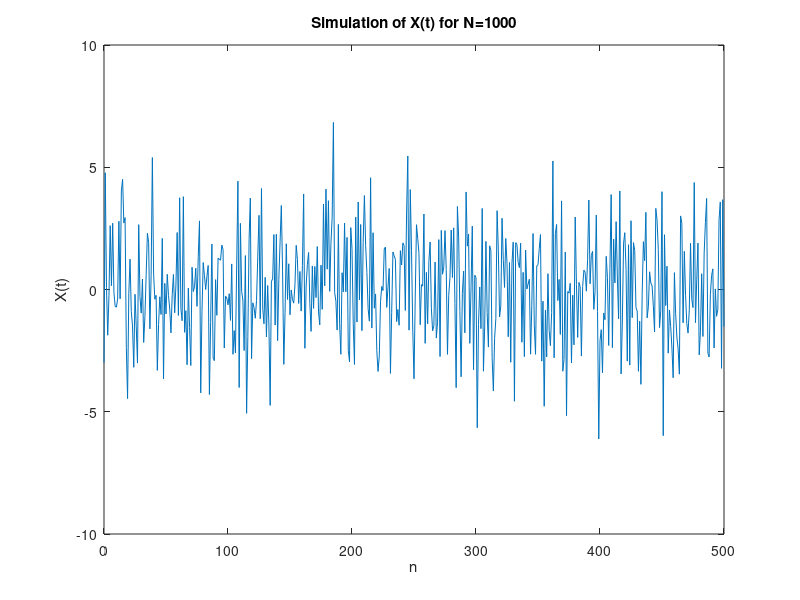
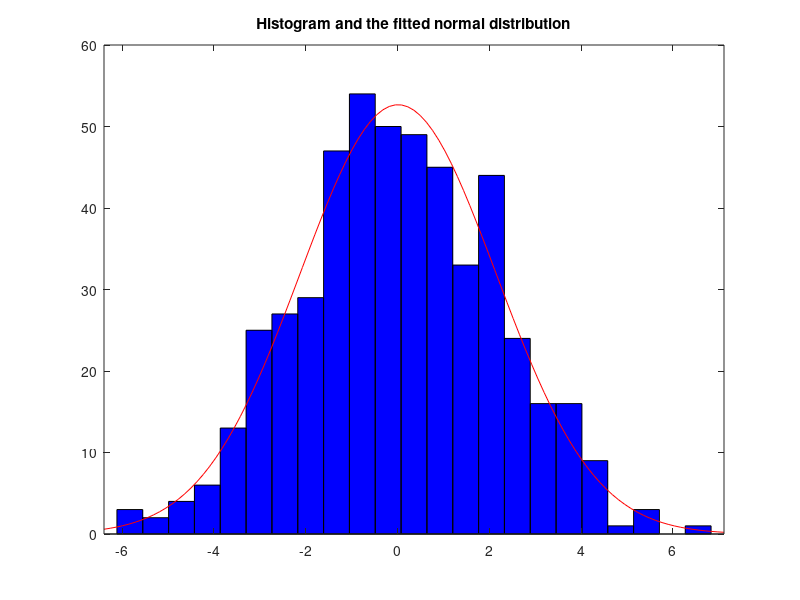

Source code (MATLAB) for these figures, in order:
clear all;
clc;
N=500;        %number of elements in the distribution
diff_T=1/N; 
n=0:N;
A=raylrnd(2,1,N+1);     %random rayleigh distribution
t=rand(1,N+1)* pi;
f=1000;               
k=(2*pi*f*diff_T.*n);
X=A.*cos(k+t); 
figure(1)
plot(n,X);
xlabel('n')
ylabel('X(t)');
title('Simulation of X(t) for N=1000')
figure(2)
h=histfit(X)

title('Histogram and the fitted normal distribution')
